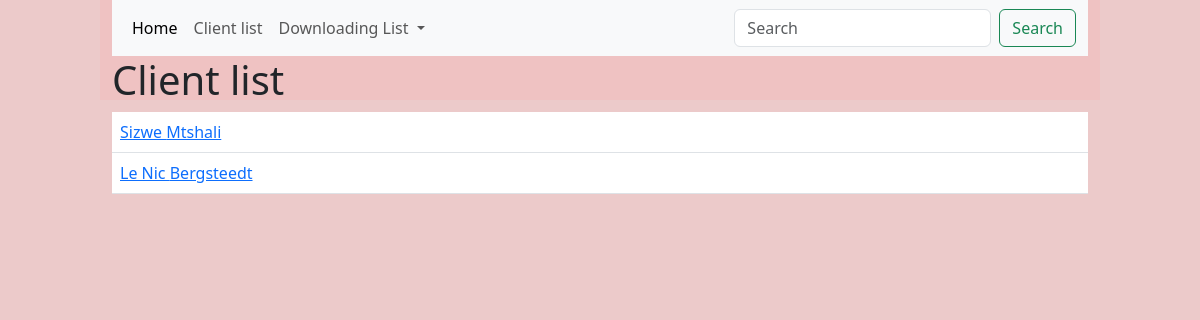
Page /ClientList/ on the earlier database version.
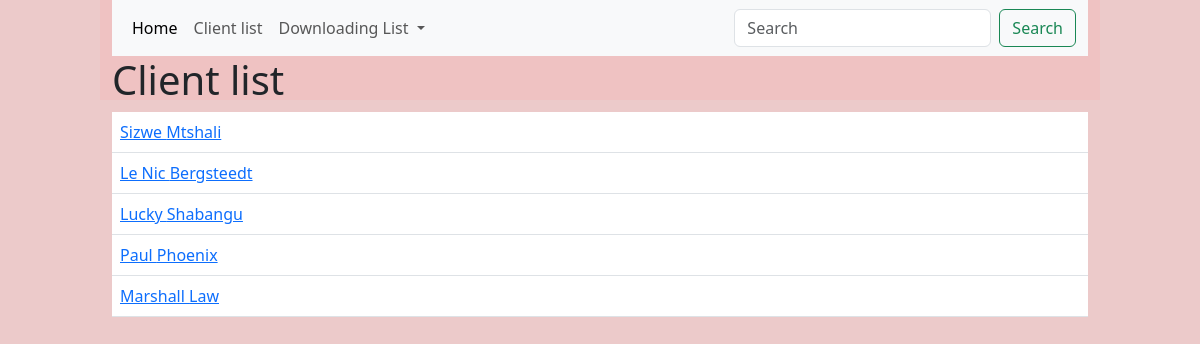
Same page on the later database version.
### GymApp/models.py (models this page shows, shortened)
class TestModel(models.Model):
    Name = models.CharField(max_length=30, blank=True)
    Surname = models.CharField(max_length=30, blank=True)
    Weight = models.CharField(max_length=30, blank=True)
    Height = models.CharField(max_length=30,blank=True)
    Gender = models.CharField(max_length=6, blank=True, null=True)
    Outcome = models.CharField(max_length=30,blank=True)
    Activity = models.CharField(max_length=30, blank=True)

### GymApp/views.py (the view)
# urls.py: path('ClientList/', views.Client_list, name='Client_list'),
def Client_list(request):
    Clients = TestModel.objects.all()
    return render(request, 'GymApp/ClientList.html',
    {'Clients':Clients})

### GymApp/Templates/GymApp/ClientList.html
{% extends 'GymApp/Layout.html' %}
{% block content %}
    <h1>Client list</h1>
    <table class="table table-hover">
        {% for Client in Clients %}
        <tr>
            <td>
                <a href="{% url 'Client_Details' Client.id %}">
                    {{Client.Name}} {{Client.Surname}}<br>
                </a>
            </td>
        </tr>
        {% endfor %}
      </table>
{% endblock %}

### GymApp/Templates/GymApp/Layout.html (shortened to what this page needs)
{% load static %}
<!doctype html>
<html lang="en">
  <head>
    <link href="https://cdn.jsdelivr.net/npm/bootstrap@5.3.0-alpha1/dist/css/bootstrap.min.css" rel="stylesheet">
    <link rel="stylesheet" href="{% static 'styles/static.css' %}">
  </head>
  <body>
    <div class="container">
      {% include 'GymApp/Nav.html' %}
        {% block content %}
        {% endblock %}
    </div>
  </body>
</html>

### GymApp/Templates/GymApp/Nav.html (shortened to what this page needs)
<nav class="navbar navbar-expand-lg bg-body-tertiary">
    <div class="container-fluid">
      <div class="collapse navbar-collapse" id="navbarSupportedContent">
        <ul class="navbar-nav me-auto mb-2 mb-lg-0">
          <li class="nav-item">
            <a class="nav-link active" aria-current="page" href="{% url 'Home' %}">Home</a>
          </li>
          <li class="nav-item">
            <a class="nav-link" href="{% url 'Client_list' %}">Client list</a>
          </li>
          <li class="nav-item dropdown">
            <a class="nav-link dropdown-toggle" href="#" role="button" data-bs-toggle="dropdown" aria-expanded="false">
              Downloading List
            </a>
          </li>
        </ul>
      </div>
      <form class="d-flex" role="search"
      method="POST" action="{% url 'Search' %}">
        <input class="form-control me-2" type="search"
        placeholder="Search" aria-label="Search" name="Searching">
        <button class="btn btn-outline-success" type="submit">Search</button>
      </form>
    </div>
  </nav>

### GymApp/static/styles/static.css (style rules this page uses)
body { background-color: rgb(236, 202, 202); margin: 0; }
.container { width: 1000px; height: 100px; background-color: rgb(239, 194, 194); }

Differences in the rows shown:
added TestModel: Name "Lucky", Surname "Shabangu"
added TestModel: Name "Paul", Surname "Phoenix"
added TestModel: Name "Marshall", Surname "Law"
